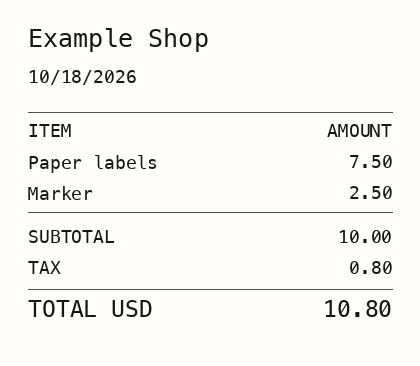
#> input picture tests/fixtures/pipeline/example-shop/prepared.png, 420 x 366 px
$ python -i opencv.py   (imports and definitions only)
#> lines starting #> are read from the running program, lines starting #| are printed output that depends on the picture; after the words box and inside, x2 and y2 are one past the last pixel; in counts of white or black regions, pixels touching at a corner belong together
"""Crop and deskew paper with OpenCV."""

import json
from collections.abc import Sequence
from dataclasses import asdict, dataclass
from math import atan2, ceil, cos, degrees, floor, radians, sin
from pathlib import Path
from statistics import median

import cv2
from cv2.typing import MatLike

ANALYSIS_LIMIT = 1600
MAX_SKEW = 15.0
ANGLE_TOLERANCE = 1.5
MIN_CORRECTION = 0.35


@dataclass(frozen=True)
class Segment:
    start: tuple[int, int]
    end: tuple[int, int]
    angle: float


@dataclass(frozen=True)
class Deskew:
    angle: float | None
    rotation: float
    reason: str
    inliers: tuple[Segment, ...] = ()


@dataclass(frozen=True)
class Analysis:
    image: MatLike
    paper: MatLike | None
    segments: list[Segment]
    deskew: Deskew


def _dimensions(image: MatLike) -> tuple[int, int]:
    return int(image.shape[1]), int(image.shape[0])


def _analysis_image(image: MatLike) -> MatLike:
    width, height = _dimensions(image)
    if max(width, height) <= ANALYSIS_LIMIT:
        return image
    scale = ANALYSIS_LIMIT / max(width, height)
    return cv2.resize(
        image,
        (max(1, round(width * scale)), max(1, round(height * scale))),
        interpolation=cv2.INTER_AREA,
    )


def _paper_contour(gray: MatLike) -> MatLike | None:
    _, bright = cv2.threshold(gray, 0, 255, cv2.THRESH_BINARY | cv2.THRESH_OTSU)
    kernel = cv2.getStructuringElement(cv2.MORPH_RECT, (15, 15))
    closed = cv2.morphologyEx(bright, cv2.MORPH_CLOSE, kernel)
    contours, _ = cv2.findContours(closed, cv2.RETR_EXTERNAL, cv2.CHAIN_APPROX_SIMPLE)
    if not contours:
        return None
    paper = max(contours, key=cv2.contourArea)
    area = cv2.contourArea(paper)
    width, height = _dimensions(gray)
    _, _, paper_width, paper_height = cv2.boundingRect(paper)
    if area < width * height * 0.05 or area < paper_width * paper_height * 0.55:
        return None
    return paper


def _detect_segments(gray: MatLike, paper: MatLike) -> list[Segment]:
    _, _, width, _ = cv2.boundingRect(paper)
    edges = cv2.Canny(gray, 60, 160)
    mask = gray.copy()
    mask[:] = 0
    cv2.drawContours(mask, [paper], -1, 255, cv2.FILLED)
    kernel = cv2.getStructuringElement(cv2.MORPH_RECT, (5, 5))
    interior = cv2.erode(mask, kernel)
    lines = cv2.HoughLinesP(
        cv2.bitwise_and(edges, interior),
        rho=1,
        theta=radians(0.5),
        threshold=25,
        minLineLength=max(16, width // 9),
        maxLineGap=max(4, width // 35),
    )
    if lines is None:
        return []
    segments = []
    for detected in lines.reshape(-1, 4):
        x1, y1, x2, y2 = map(int, detected)
        angle = (degrees(atan2(y2 - y1, x2 - x1)) + 90) % 180 - 90
        if abs(angle) <= MAX_SKEW:
            segments.append(Segment((x1, y1), (x2, y2), angle))
    return segments


def _choose_deskew(segments: Sequence[Segment]) -> Deskew:
    if len(segments) < 2:
        return Deskew(None, 0, "insufficient_lines")
    center = median(segment.angle for segment in segments)
    inliers = tuple(
        segment for segment in segments if abs(segment.angle - center) <= ANGLE_TOLERANCE
    )
    if len(inliers) * 2 <= len(segments):
        return Deskew(None, 0, "inconsistent_lines")
    angle = median(segment.angle for segment in inliers)
    if abs(angle) < MIN_CORRECTION:
        return Deskew(angle, 0, "already_level", inliers)
    return Deskew(angle, angle, "deskewed", inliers)


def _analyze(image: MatLike) -> Analysis:
    scaled = _analysis_image(image)
    gray = cv2.cvtColor(scaled, cv2.COLOR_BGR2GRAY)
    paper = _paper_contour(gray)
    if paper is None:
        return Analysis(scaled, None, [], Deskew(None, 0, "no_receipt_region"))
    segments = _detect_segments(gray, paper)
    return Analysis(scaled, paper, segments, _choose_deskew(segments))


def _crop_box(image: MatLike, analysis: Analysis) -> tuple[int, int, int, int]:
    width, height = _dimensions(image)
    if analysis.paper is None:
        return 0, 0, width, height
    analyzed_width, analyzed_height = _dimensions(analysis.image)
    x, y, paper_width, paper_height = cv2.boundingRect(analysis.paper)
    padding = ceil(0.04 * min(paper_width, paper_height))
    scale_x, scale_y = width / analyzed_width, height / analyzed_height
    return (
        max(0, floor((x - padding) * scale_x)),
        max(0, floor((y - padding) * scale_y)),
        min(width, ceil((x + paper_width + padding) * scale_x)),
        min(height, ceil((y + paper_height + padding) * scale_y)),
    )


def _rotate(image: MatLike, angle: float) -> MatLike:
    if not angle:
        return image
    width, height = _dimensions(image)
    cx, cy = width / 2, height / 2
    rotation = radians(angle)
    out_width = ceil(width * abs(cos(rotation)) + height * abs(sin(rotation)))
    out_height = ceil(width * abs(sin(rotation)) + height * abs(cos(rotation)))
    matrix = cv2.getRotationMatrix2D((cx, cy), angle, 1)
    matrix[0, 2] += out_width / 2 - cx
    matrix[1, 2] += out_height / 2 - cy
    return cv2.warpAffine(image, matrix, (out_width, out_height), borderValue=(255, 255, 255))


def _png(image: MatLike) -> bytes:
    ok, png = cv2.imencode(".png", image)
    if not ok:
        raise ValueError("Could not encode the prepared image as PNG.")
    return png.tobytes()


def _write_debug(
    directory: Path,
    original: MatLike,
    analysis: Analysis,
    prepared: MatLike,
    crop_box: tuple[int, int, int, int],
) -> None:
    directory.mkdir(parents=True, exist_ok=True)
    overlay = analysis.image.copy()
    if analysis.paper is not None:
        cv2.drawContours(overlay, [analysis.paper], -1, (240, 200, 30), 2)
    deskew = analysis.deskew
    inliers = set(deskew.inliers)
    residual = _analyze(prepared).deskew if deskew.rotation else deskew
    for segment in analysis.segments:
        color = (35, 180, 60) if segment in inliers else (0, 140, 255)
        cv2.line(overlay, segment.start, segment.end, color, 2, cv2.LINE_AA)
    report = {
        "backend": "opencv",
        "opencv_version": cv2.__version__,
        "decoded_size_px": _dimensions(original),
        "prepared_size_px": _dimensions(prepared),
        "crop_box_px": crop_box,
        "line_overlay_size_px": _dimensions(overlay),
        "paper_outline_px": (
            analysis.paper.reshape(-1, 2).tolist() if analysis.paper is not None else []
        ),
        "estimated_skew_degrees": deskew.angle,
        "applied_rotation_degrees": deskew.rotation,
        "residual_skew_degrees": residual.angle,
        "reason": deskew.reason,
        "segments": [
            {**asdict(segment), "supports_estimate": segment in inliers}
            for segment in analysis.segments
        ],
    }
    (directory / "lines.png").write_bytes(_png(overlay))
    (directory / "report.json").write_text(json.dumps(report, indent=2) + "\n", encoding="utf-8")


def prepare_image(source: Path, *, debug_dir: Path | None = None) -> bytes:
    """Return a prepared PNG. Line detection uses a scaled copy of the source image."""
    image = cv2.imread(str(source), cv2.IMREAD_COLOR)
#> image is the input picture: shape (366, 420, 3); mean B, G, R 241.7, 245.5, 246.5
    if image is None:
        raise ValueError(f"Could not read receipt image: {source}")
    analysis = _analyze(image)
#> in _analysis_image, `width, height = _dimensions(image)`: width = 420; height = 366
#> in _paper_contour, `_, bright = cv2.threshold(gray, 0, 255, cv2.THRESH_BINARY | cv2.THRESH..`:
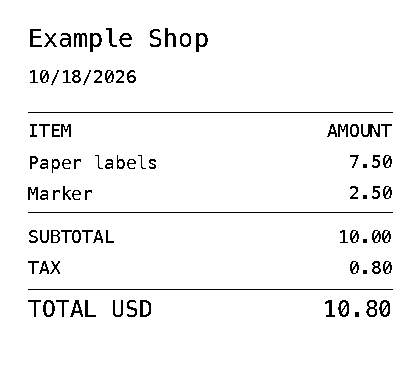
#> bright: shape (366, 420); 95.9% white; black in thin lines or dots, all inside (x1, y1, x2, y2) = (28, 28, 393, 317)
#> in _paper_contour, `closed = cv2.morphologyEx(bright, cv2.MORPH_CLOSE, kernel)`: closed: shape (366, 420); every value is 255
#> in _paper_contour, `contours, _ = cv2.findContours(closed, cv2.RETR_EXTERNAL, cv2.CHAIN_AP..`: contours = [[[0, 0], [0, 365], [419, 365], [419, 0]]]
#> in _paper_contour, `paper = max(contours, key=cv2.contourArea)`: paper = [[0, 0], [0, 365], [419, 365], [419, 0]]
#> in _paper_contour, `area = cv2.contourArea(paper)`: area = 152935
#> in _paper_contour, `width, height = _dimensions(gray)`: width = 420; height = 366
#> in _paper_contour, `_, _, paper_width, paper_height = cv2.boundingRect(paper)`: paper_width = 420; paper_height = 366
#> in _analyze, `paper = _paper_contour(gray)`: paper = [[0, 0], [0, 365], [419, 365], [419, 0]]
#> in _detect_segments, `_, _, width, _ = cv2.boundingRect(paper)`: width = 420
#> in _detect_segments, `edges = cv2.Canny(gray, 60, 160)`:
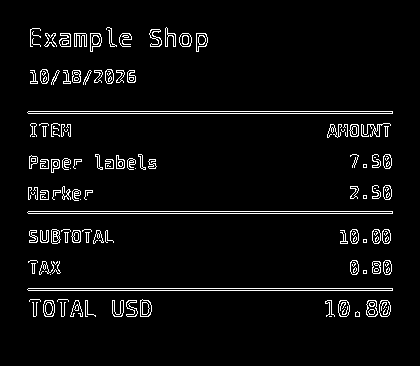
#> edges: shape (366, 420); 4.5% white in thin lines or dots, all inside (x1, y1, x2, y2) = (27, 27, 393, 317)
#> in _detect_segments, `mask[:] = 0`: mask: shape (366, 420); every value is 0
#> in _detect_segments, `lines = cv2.HoughLinesP( cv2.bitwise_and(edges, interior), rho=1, thet..`: lines = 85 rows, first 6: [28, 290, 392, 290], [28, 111, 392, 111], [28, 113, 392, 113], [28, 288, 392, 288], [28, 211, 392, 211], [28, 213, 392, 213]
#> the loop in _detect_segments, `for detected in lines.reshape(-1, 4):` made 85 passes
#> (x1, y1, x2, y2, angle) on passes 1 to 12: (28, 290, 392, 290, 0), (28, 111, 392, 111, 0), (28, 113, 392, 113, 0), (28, 288, 392, 288, 0), (28, 211, 392, 211, 0), (28, 213, 392, 213, 0), (328, 314, 389, 314, 0), (152, 44, 198, 48, 4.97), (97, 159, 155, 160, 0.988), (46, 43, 123, 43, 0), (29, 168, 76, 162, -7.28), (29, 161, 81, 161, 0)
#> after the loop in _detect_segments, `for detected in lines.reshape(-1, 4):`: segments = 85 items
#> in _choose_deskew, `center = median(segment.angle for segment in segments)`: center = 0
#> in _choose_deskew, `inliers = tuple( segment for segment in segments if abs(segment.angle ..`: inliers = 68 items
#> in _choose_deskew, `angle = median(segment.angle for segment in inliers)`: angle = 0
    crop_box = _crop_box(image, analysis)
#> in _crop_box, `width, height = _dimensions(image)`: width = 420; height = 366
#> in _crop_box, `analyzed_width, analyzed_height = _dimensions(analysis.image)`: analyzed_width = 420; analyzed_height = 366
#> in _crop_box, `scale_x, scale_y = width / analyzed_width, height / analyzed_height`: scale_x = 1
#> crop_box = (0, 0, 420, 366)
    left, top, right, bottom = crop_box
#> left = 0; top = 0; right = 420; bottom = 366
    prepared = _rotate(image[top:bottom, left:right], analysis.deskew.rotation)
    if debug_dir is not None:
        _write_debug(debug_dir, image, analysis, prepared, crop_box)
    return _png(prepared)

>>> result = prepare_image('../../../../tests/fixtures/pipeline/example-shop/prepared.png')

$ run again, on tests/fixtures/pipeline/example-shop/receipt.png
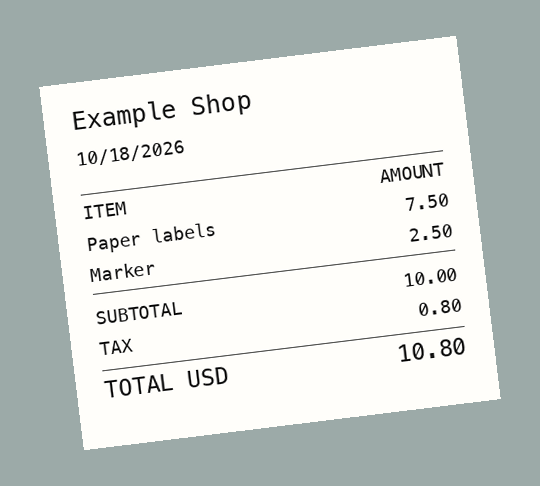
#> input picture tests/fixtures/pipeline/example-shop/receipt.png, 540 x 486 px
#> in prepare_image, image is the input picture: shape (486, 540, 3); mean B, G, R 210.9, 213.9, 208.7
#> in _analysis_image, `width, height = _dimensions(image)`: width = 540; height = 486
#> in _paper_contour, `_, bright = cv2.threshold(gray, 0, 255, cv2.THRESH_BINARY | cv2.THRESH..`:
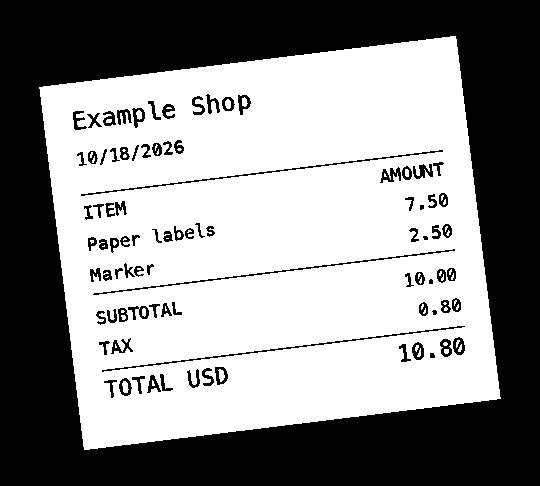
#> bright: shape (486, 540); 55.4% white; 89 black regions (4 under 20 px), largest, box (x1, y1, x2, y2) and area: (0, 0, 540, 486) 108720, (102, 326, 465, 372) 567, (81, 150, 443, 196) 565
#> closed: shape (486, 540); 58.6% white; 1 black region
#> contours = 1 contour; box (x1, y1, x2, y2) and area: (39, 36, 501, 450) 152941
#> in _paper_contour, `paper = max(contours, key=cv2.contourArea)`: paper = contour of 388 points, box (x1, y1, x2, y2) (39, 36, 501, 450), area 152941
#> area = 152941
#> in _paper_contour, `width, height = _dimensions(gray)`: width = 540; height = 486
#> paper_width = 462; paper_height = 414
#> in _detect_segments, `_, _, width, _ = cv2.boundingRect(paper)`: width = 462
#> edges: shape (486, 540); 3.3% white in thin lines or dots, all inside (x1, y1, x2, y2) = (39, 35, 501, 450)
#> mask: shape (486, 540); every value is 0
#> interior: shape (486, 540); 57.2% white; 1 black region, box (x1, y1, x2, y2) and area: (0, 0, 540, 486) 112204
#> lines = 79 rows, first 6: [93, 293, 454, 249], [93, 294, 451, 251], [81, 195, 442, 151], [82, 193, 441, 149], [102, 369, 464, 325], [102, 371, 464, 326]
#> the loop in _detect_segments, `for detected in lines.reshape(-1, 4):` made 79 passes
#> (x1, y1, x2, y2, angle) on passes 1 to 8: (93, 293, 454, 249, -6.95), (93, 294, 451, 251, -6.85), (81, 195, 442, 151, -6.95), (82, 193, 441, 149, -6.99), (102, 369, 464, 325, -6.93), (102, 371, 464, 326, -7.09), (111, 396, 172, 388, -7.47), (111, 393, 164, 387, -6.46)
#> after the loop in _detect_segments, `for detected in lines.reshape(-1, 4):`: segments = 79 items
#> center = -6.77
#> inliers = 58 items
#> in _choose_deskew, `angle = median(segment.angle for segment in inliers)`: angle = -6.79
#> in _crop_box, `width, height = _dimensions(image)`: width = 540; height = 486
#> analyzed_width = 540; analyzed_height = 486
#> scale_x = 1
#> crop_box = (22, 19, 518, 467)
#> left = 22; top = 19; right = 518; bottom = 467
#> in _rotate, `width, height = _dimensions(image)`: width = 496; height = 448
#> image: shape (448, 496, 3)
#> cx = 248; cy = 224
#> out_width = 546
#> out_height = 504
#> matrix = [[0.993, -0.118, 28.21], [0.118, 0.993, -27.74]]
#> in _rotate, `return cv2.warpAffine(image, matrix, (out_width, out_height), borderVa..`:
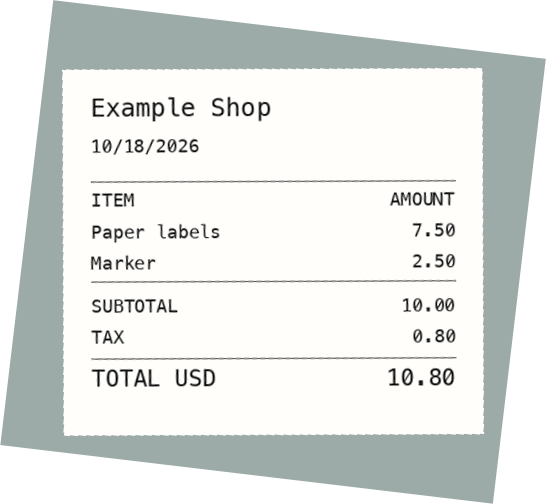
#> returned value: shape (504, 546, 3); mean of channels 0, 1, 2 225.7, 228.3, 225.3; drawn as B, G, R
